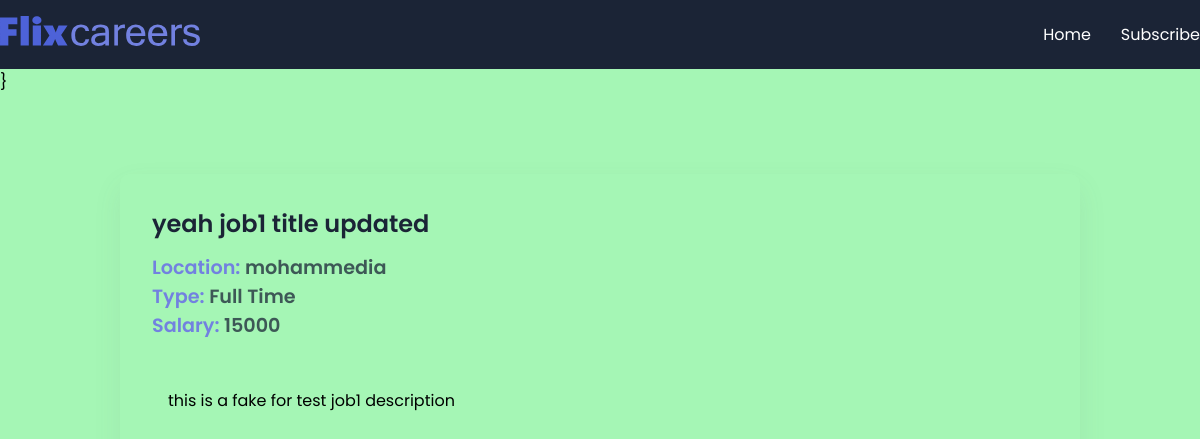
Screenshot of /jobs/job/1 with the database file from the repository.
### the_app/models.py (models this page shows, shortened)
class JobPost(models.Model):
	JOB_TYPE_CHOICES = [
		('Full Time', 'Full Time'),
		('Part Time', 'Part Time'),
	]
	title = models.CharField(max_length=200)
	description = models.TextField()
	date = models.DateTimeField(auto_now_add=True)
	expiry = models.DateField(null=True)
	salary = models.IntegerField()
	slug = models.SlugField(null=True, max_length=40, unique=True)
	location = models.ForeignKey(Location, on_delete=models.CASCADE, null=True)
	author = models.ForeignKey(Author, on_delete=models.CASCADE, null=True)
	skills = models.ManyToManyField(Skills)
	type = models.CharField(max_length=200, null=False, choices=JOB_TYPE_CHOICES)
	def __str__(self):
		return self.title + ' <' + str(self.salary) + '>'

class Location(models.Model):
	street = models.CharField(max_length=200)
	city = models.CharField(max_length=100)
	state = models.CharField(max_length=100, blank=True)
	country = models.CharField(max_length=150)
	zip = models.CharField(max_length=10, blank=True)

### the_app/views.py (the view)
# urls.py: path('job/<int:id>', views.job_details, name='job_details'),
def job_details(req, id):
    try:
        job = JobPost.objects.get(id=id)
        print(f"job {job.id} : {job}")
        ctx = {"job": job}
        return render(req, 'the_app/job-details.html', ctx)
    except Exception as e:
        print(e)
        return HttpResponseNotFound("Not found")

### the_app/templates/the_app/job-details.html (shortened to what this page needs)
{% extends "base.html" %}
{% block content %}
    <section>
      <div class="container">
        <div class="view-post">
          <h1 class="jobtitle">
            {{job.title}}
          </h1>
          <p class="location it">Location: <span>{{job.location.city}}</span></p>
          <p class="status it">Type: <span>{{job.type}}</span></p>
          <p class="budget it">Salary: <span>{{job.salary}}</span></p>
          <div class="desc">
            <p class="details">
              {{job.description}}
            </p>
          </div>
        </div>
      </div>
    </section>
{% endblock content %}

### the_app/static/the_app/style.css (style rules this page uses)
* { margin: 0; padding: 0; box-sizing: border-box; font-family: "Poppins", sans-serif; }
:root { --blue: #4d62d8; --lblue: #7281e0; --card: #fdfdfd; --shadow: #64646f17 0px 12px 29px 0px; --nav: #1b2436; }
body { background: #a5f6b5; }
.container { max-width: 1200px; margin: auto; }
.view-post { width: 80%; border-radius: 10px; box-shadow: var(--shadow); margin: 5em auto; padding: 2em; }
.desc { max-height: 300px; overflow-y: scroll; margin: 2em 0; padding: 1em; }
.jobtitle { font-size: 1.5rem; color: var(--nav); font-weight: 600; margin-bottom: 0.5em; }
.it { font-size: 1.2rem; font-weight: 600; color: var(--lblue); }
.it span { color: #1b2436c0; }

### rows the page displays
JobPost: title "yeah job1 title updated", location.city "mohammedia", type "Full Time", salary "15000", description "this is a fake for test job1 description"
